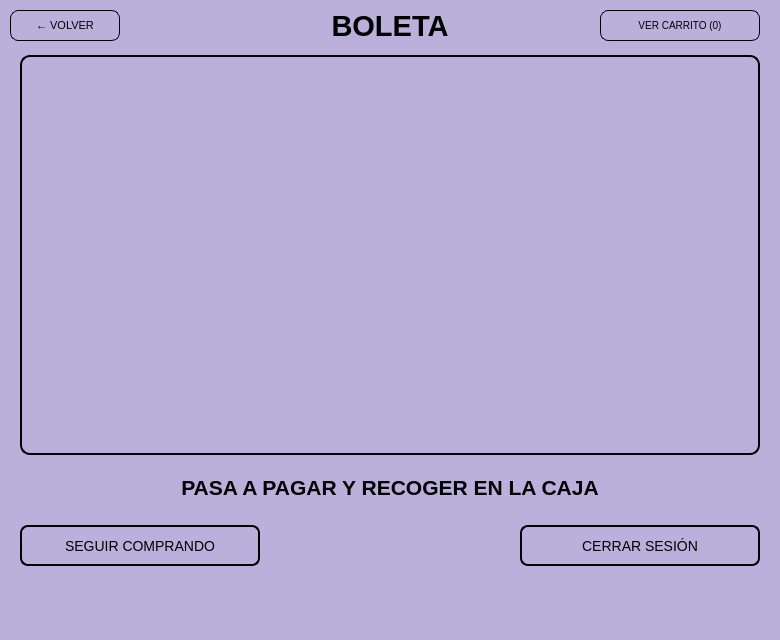
<?xml version="1.0" encoding="UTF-8"?>
<ui version="4.0">
 <class>MainWindow</class>
 <widget class="QMainWindow" name="MainWindow">
  <property name="geometry">
   <rect>
    <x>0</x>
    <y>0</y>
    <width>780</width>
    <height>640</height>
   </rect>
  </property>
  <property name="windowTitle">
   <string>MainWindow</string>
  </property>
  <property name="styleSheet">
   <string notr="true">background-color: #BBAFDB</string>
  </property>
  <widget class="QWidget" name="centralwidget">
    <widget class="QPushButton" name="btnVolver">
            <property name="geometry">
             <rect>
              <x>10</x>
              <y>10</y>
              <width>110</width>
              <height>31</height>
             </rect>
            </property>
            <property name="styleSheet">
             <string notr="true">QPushButton{
	border: 1px solid #000000;
	border-radius: 8px;
	background-color: #BBAFDB;
	color: black;
	font-size: 11px;
	cursor: pointer;
}
QPushButton:hover {
	background-color: #8E7CC3;
}</string>
            </property>
            <property name="text">
             <string>← VOLVER</string>
            </property>
    </widget>
    <widget class="QLabel" name="LblTitulo">
            <property name="geometry">
             <rect>
              <x>180</x>
              <y>10</y>
              <width>420</width>
              <height>31</height>
             </rect>
            </property>
            <property name="font">
             <font>
              <pointsize>22</pointsize>
              <weight>75</weight>
              <bold>true</bold>
             </font>
            </property>
            <property name="text">
             <string>BOLETA</string>
            </property>
            <property name="alignment">
             <set>Qt::AlignCenter</set>
            </property>
    </widget>
    <widget class="QPushButton" name="btnCarrito">
            <property name="geometry">
             <rect>
              <x>600</x>
              <y>10</y>
              <width>160</width>
              <height>31</height>
             </rect>
            </property>
            <property name="styleSheet">
             <string notr="true">QPushButton{
	border: 1px solid #000000;
	border-radius: 8px;
	background-color: #BBAFDB;
	color: black;
	font-size: 10px;
	cursor: pointer;
}
QPushButton:hover {
	background-color: #8E7CC3;
}</string>
            </property>
            <property name="text">
             <string>VER CARRITO (0)</string>
            </property>
    </widget>
    <widget class="QTextEdit" name="textBoleta">
            <property name="geometry">
             <rect>
              <x>20</x>
              <y>55</y>
              <width>740</width>
              <height>400</height>
             </rect>
            </property>
            <property name="styleSheet">
             <string notr="true">QTextEdit{
	border: 2px solid #000000;
	border-radius: 10px;
	background-color: #BBAFDB;
	color: black;
	font-size: 11px;
	padding: 8px;
}</string>
            </property>
            <property name="readOnly">
             <bool>true</bool>
            </property>
    </widget>
    <widget class="QLabel" name="LblCaja">
            <property name="geometry">
             <rect>
              <x>20</x>
              <y>465</y>
              <width>740</width>
              <height>45</height>
             </rect>
            </property>
            <property name="font">
             <font>
              <pointsize>16</pointsize>
              <weight>75</weight>
              <bold>true</bold>
             </font>
            </property>
            <property name="text">
             <string>PASA A PAGAR Y RECOGER EN LA CAJA</string>
            </property>
            <property name="alignment">
             <set>Qt::AlignCenter</set>
            </property>
    </widget>
    <widget class="QPushButton" name="btnCatalogo">
            <property name="geometry">
             <rect>
              <x>20</x>
              <y>525</y>
              <width>240</width>
              <height>41</height>
             </rect>
            </property>
            <property name="styleSheet">
             <string notr="true">QPushButton{
	border: 2px solid #000000;
	border-radius: 8px;
	background-color: #BBAFDB;
	color: black;
	font-size: 14px;
	cursor: pointer;
}
QPushButton:hover {
	background-color: #8E7CC3;
}
QPushButton:disabled {
	color: #6b6b6b;
	background-color: #a99bc9;
}</string>
            </property>
            <property name="text">
             <string>SEGUIR COMPRANDO</string>
            </property>
    </widget>
    <widget class="QPushButton" name="btnSalir">
            <property name="geometry">
             <rect>
              <x>520</x>
              <y>525</y>
              <width>240</width>
              <height>41</height>
             </rect>
            </property>
            <property name="styleSheet">
             <string notr="true">QPushButton{
	border: 2px solid #000000;
	border-radius: 8px;
	background-color: #BBAFDB;
	color: black;
	font-size: 14px;
	cursor: pointer;
}
QPushButton:hover {
	background-color: #8E7CC3;
}
QPushButton:disabled {
	color: #6b6b6b;
	background-color: #a99bc9;
}</string>
            </property>
            <property name="text">
             <string>CERRAR SESIÓN</string>
            </property>
    </widget>
  </widget>
  <widget class="QMenuBar" name="menubar">
   <property name="geometry">
    <rect>
     <x>0</x>
     <y>0</y>
     <width>780</width>
     <height>21</height>
    </rect>
   </property>
  </widget>
  <widget class="QStatusBar" name="statusbar"/>
 </widget>
 <resources/>
 <connections/>
</ui>
